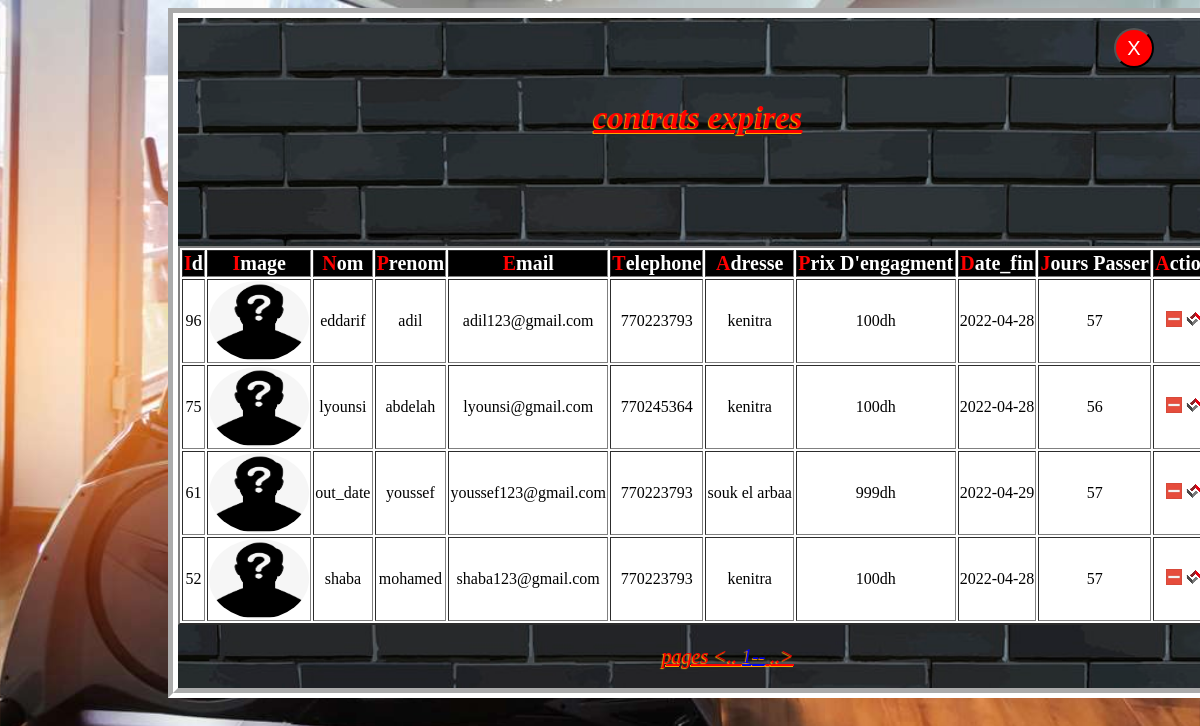
The page /Monprojet/exp_m.php on the database its author committed.
### tables this page shows
CREATE TABLE `exp_personne` (
  `id_personne` int(11) NOT NULL,
  `nom` varchar(40) NOT NULL,
  `prenom` varchar(40) NOT NULL,
  `adresse` varchar(50) NOT NULL,
  `email` varchar(50) NOT NULL,
  `telephone` int(10) NOT NULL,
  `prix` varchar(20) NOT NULL,
  `img_m` varchar(50) NOT NULL,
  `days` int(11) NOT NULL,
  `now` date DEFAULT NULL,
  `date_insc` date DEFAULT NULL,
  `date_fin` date DEFAULT NULL
);

### Monprojet/exp_m.php (the view, shortened to what this page needs)
<?php
$servername="localhost";
$username="root";
$password="";
$con=mysqli_connect($servername, $username, $password);
mysqli_select_db($con,"gss");
$requete2="SELECT TIMESTAMPDIFF(DAY,date_fin,now) AS days FROM exp_personne;";
$resultat2=mysqli_query($con,$requete2);
 $nblim=7;
$requete1 = "SELECT * FROM exp_personne ;";
$resultat1=mysqli_query($con,$requete1);
$results_r=mysqli_num_rows($resultat1);
   $nbpages=ceil($results_r/$nblim);
  if (!isset($_GET['page'])) {
      $page=1;
    }
    else{
      $page=$_GET['page'];
    }
    $this_first=($page-1)*$nblim;
     $requete1 = "SELECT * FROM exp_personne ORDER BY nom,prenom LIMIT $this_first,$nblim;";
$resultat1=mysqli_query($con,$requete1);
?>
<html>
    <head>
    </head>
    <body>
        <div class="carr">
            <a  style="" href="admin_html.php"><button class="ferm">X</button></a>
            <div class="entet">
             <h1 class="sall"  "> contrats expires
             </h1>
            </div>
          <table border="2">
        <tr>
          <th>id</th>
          <th>image</th>
          <th>nom</th>
          <th>prenom</th>
          <th>email</th>
           <th>telephone</th>
          <th>adresse</th>
          <th>prix d'engagment</th>
          <th>date_fin</th>
          <th>jours passer</th>
          <th>Action</th>
         </tr>
               <?php while($data=mysqli_fetch_array($resultat1)){
                           $days=mysqli_fetch_array($resultat2);
                              ?>
				<tr>
				<td><label><?php echo $data['id_personne'];?></label></td>
        <td><img class="prod" src="img_m/<?php echo $data['img_m'];?>"></td>
					<td><label><?php echo $data['nom'];?></label></td>
					<td><label><?php echo $data['prenom'];?></label></td>
               <td><label><?php echo $data['email'];?></label></td>
               <td><label><?php echo $data['telephone'];?></label></td>
               <td><label><?php echo $data['adresse'];?></label></td>
                 <td><label><?php echo $data['prix'];?></label></td>
					<td><label><?php echo $data['date_fin'];?></label></td>
					<td><label><?php echo $days['days'];?></td>
          <td>
					<label><a onclick="return confirm('Etes vous sur de vouloir supprimer cette ligne?')" href="exp_m.php?delete=<?php echo $data['id_personne']; ?>"><img src="minus.png"></a>
					<label><a href="ajoutermv2.php?edit2=<?php echo $data['id_personne']; ?>"><img src="favicon.png"></a>
					</label>
					</td>
				</tr>
    			<?php } ?>
    </table>
     <p class="pages">pages <..
    <?php
           for ($page=1; $page <=$nbpages; $page++) {
             echo '<a href="exp_m.php?page='.$page.'">'.$page.'--</a>';
           }
          ?>
            ..>
          </p>
        </div>
    </body>
</html>

### Monprojet/exp_m.php (style rules this page uses)
body { background-size: 100%; background-image: url(img/sallsp1.jpg); }
.carr { border: 10px groove #fff; width:65em ; height:100% auto; margin-left:10em; background-image:url(img/sport.jpg); background-size:100%; }
.entet { width:100%; height:20% ; background-size: 100%; }
.sall { text-decoration:underline; text-align:center; color: red; text-shadow:-1px 1px 1px orange; margin-left:0%; padding: 10px; font-style: oblique; }
.pages { text-align: center; text-decoration:underline; text-align:center; color: red; text-shadow:-1px 1px 1px orange; margin-left:0%; margin-left:3em; font-style: oblique; font-size: 20px; }
table { margin-left:0px; background-color:white; width:100%; }
th:first-letter { color:red; font-family: verdana; }
th { font-size:20px; text-transform: capitalize; }
.ferm { background-color: red; color:white; font-size:20px; width:40px; height: 40px; margin-left:90%; margin-top:10px ; border-radius: 50%; }
th { background-color: black; color:white; }
.prod { width: 100px; height:80px; border-radius:50%; background-position:center; }
td { text-align: center; }

### rows shown on the page
exp_personne: id_personne "96", img_m (picture), nom "eddarif", prenom "adil", email "adil123@gmail.com", telephone "770223793", adresse "kenitra", prix "100dh", date_fin "2022-04-28", days "57"
exp_personne: id_personne "75", img_m (picture), nom "lyounsi", prenom "abdelah", email "lyounsi@gmail.com", telephone "770245364", adresse "kenitra", prix "100dh", date_fin "2022-04-28", days "56"
exp_personne: id_personne "61", img_m (picture), nom "out_date", prenom "youssef", email "youssef123@gmail.com", telephone "770223793", adresse "souk el arbaa", prix "999dh", date_fin "2022-04-29", days "57"
exp_personne: id_personne "52", img_m (picture), nom "shaba", prenom "mohamed", email "shaba123@gmail.com", telephone "770223793", adresse "kenitra", prix "100dh", date_fin "2022-04-28", days "57"
